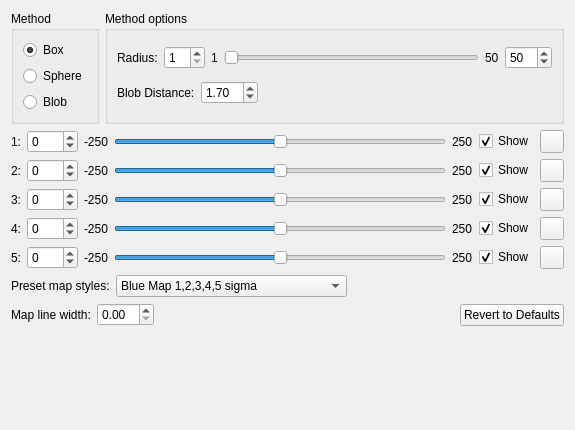
<ui version="4.0" >
 <class>ContourOptionsWidget</class>
 <widget class="QWidget" name="ContourOptions" >
  <property name="geometry" >
   <rect>
    <x>0</x>
    <y>0</y>
    <width>575</width>
    <height>430</height>
   </rect>
  </property>
  <property name="windowTitle" >
   <string>Contour Options</string>
  </property>
  <layout class="QGridLayout" name="gridLayout_2" >
   <item row="0" column="0" >
    <widget class="QGroupBox" name="methodGroupBox" >
     <property name="title" >
      <string>Method</string>
     </property>
     <layout class="QVBoxLayout" name="verticalLayout_2" >
      <item>
       <widget class="QRadioButton" name="boxMethodRadioButton" >
        <property name="text" >
         <string>Box</string>
        </property>
        <property name="checked" >
         <bool>true</bool>
        </property>
       </widget>
      </item>
      <item>
       <widget class="QRadioButton" name="sphereMethodRadioButton" >
        <property name="text" >
         <string>Sphere</string>
        </property>
       </widget>
      </item>
      <item>
       <widget class="QRadioButton" name="blobMethodRadioButton" >
        <property name="text" >
         <string>Blob</string>
        </property>
       </widget>
      </item>
     </layout>
    </widget>
   </item>
   <item row="0" column="1" >
    <widget class="QGroupBox" name="methodOptionsGroupBox" >
     <property name="title" >
      <string>Method options</string>
     </property>
     <layout class="QVBoxLayout" name="verticalLayout_3" >
      <item>
       <layout class="QHBoxLayout" name="horizontalLayout_7" >
        <item>
         <widget class="QLabel" name="radiusLabel" >
          <property name="text" >
           <string>Radius:</string>
          </property>
         </widget>
        </item>
        <item>
         <widget class="QSpinBox" name="radiusSpinBox" >
          <property name="minimum" >
           <number>1</number>
          </property>
          <property name="maximum" >
           <number>50</number>
          </property>
         </widget>
        </item>
        <item>
         <layout class="QHBoxLayout" name="horizontalLayout_6" >
          <item>
           <widget class="QLabel" name="minRadiusLabel" >
            <property name="text" >
             <string>1</string>
            </property>
           </widget>
          </item>
          <item>
           <widget class="QSlider" name="radiusSlider" >
            <property name="minimum" >
             <number>1</number>
            </property>
            <property name="maximum" >
             <number>50</number>
            </property>
            <property name="orientation" >
             <enum>Qt::Horizontal</enum>
            </property>
           </widget>
          </item>
          <item>
           <widget class="QLabel" name="maxRadiusLabel" >
            <property name="text" >
             <string>50</string>
            </property>
           </widget>
          </item>
         </layout>
        </item>
        <item>
         <widget class="QSpinBox" name="maxRadiusSpinBox" >
          <property name="maximum" >
           <number>200</number>
          </property>
          <property name="value" >
           <number>50</number>
          </property>
         </widget>
        </item>
       </layout>
      </item>
      <item>
       <layout class="QHBoxLayout" name="horizontalLayout_8" >
        <item>
         <widget class="QLabel" name="blobDistanceLabel" >
          <property name="text" >
           <string>Blob Distance:</string>
          </property>
         </widget>
        </item>
        <item>
         <widget class="QDoubleSpinBox" name="blobDistanceSpinBox" >
          <property name="value" >
           <double>1.700000000000000</double>
          </property>
         </widget>
        </item>
        <item>
         <spacer name="horizontalSpacer" >
          <property name="orientation" >
           <enum>Qt::Horizontal</enum>
          </property>
          <property name="sizeHint" stdset="0" >
           <size>
            <width>40</width>
            <height>20</height>
           </size>
          </property>
         </spacer>
        </item>
       </layout>
      </item>
     </layout>
    </widget>
   </item>
   <item row="1" column="0" colspan="2" >
    <layout class="QGridLayout" name="gridLayout" >
     <item row="0" column="0" >
      <widget class="QLabel" name="contourNumberLabel_0" >
       <property name="text" >
        <string>1:</string>
       </property>
      </widget>
     </item>
     <item row="0" column="1" >
      <widget class="QSpinBox" name="contourSpinBox_0" >
       <property name="minimum" >
        <number>-250</number>
       </property>
       <property name="maximum" >
        <number>250</number>
       </property>
      </widget>
     </item>
     <item row="0" column="2" >
      <widget class="QLabel" name="minLabel_0" >
       <property name="text" >
        <string>-250</string>
       </property>
      </widget>
     </item>
     <item row="0" column="3" >
      <widget class="QSlider" name="contourSlider_0" >
       <property name="minimum" >
        <number>-250</number>
       </property>
       <property name="maximum" >
        <number>250</number>
       </property>
       <property name="orientation" >
        <enum>Qt::Horizontal</enum>
       </property>
       <property name="tickPosition" >
        <enum>QSlider::NoTicks</enum>
       </property>
      </widget>
     </item>
     <item row="0" column="4" >
      <widget class="QLabel" name="maxLabel_0" >
       <property name="text" >
        <string>250</string>
       </property>
      </widget>
     </item>
     <item row="0" column="5" >
      <widget class="QCheckBox" name="showBox_0" >
       <property name="text" >
        <string>Show</string>
       </property>
       <property name="checked" >
        <bool>true</bool>
       </property>
      </widget>
     </item>
     <item row="0" column="6" >
      <widget class="QToolButton" name="colorButton_0" >
       <property name="text" >
        <string/>
       </property>
      </widget>
     </item>
     <item row="1" column="0" >
      <widget class="QLabel" name="contourNumberLabel_1" >
       <property name="text" >
        <string>2:</string>
       </property>
      </widget>
     </item>
     <item row="1" column="1" >
      <widget class="QSpinBox" name="contourSpinBox_1" >
       <property name="minimum" >
        <number>-250</number>
       </property>
       <property name="maximum" >
        <number>250</number>
       </property>
      </widget>
     </item>
     <item row="1" column="2" >
      <widget class="QLabel" name="minLabel_1" >
       <property name="text" >
        <string>-250</string>
       </property>
      </widget>
     </item>
     <item row="1" column="3" >
      <widget class="QSlider" name="contourSlider_1" >
       <property name="minimum" >
        <number>-250</number>
       </property>
       <property name="maximum" >
        <number>250</number>
       </property>
       <property name="orientation" >
        <enum>Qt::Horizontal</enum>
       </property>
       <property name="tickPosition" >
        <enum>QSlider::NoTicks</enum>
       </property>
      </widget>
     </item>
     <item row="1" column="4" >
      <widget class="QLabel" name="maxLabel_1" >
       <property name="text" >
        <string>250</string>
       </property>
      </widget>
     </item>
     <item row="1" column="5" >
      <widget class="QCheckBox" name="showBox_1" >
       <property name="text" >
        <string>Show</string>
       </property>
       <property name="checked" >
        <bool>true</bool>
       </property>
      </widget>
     </item>
     <item row="1" column="6" >
      <widget class="QToolButton" name="colorButton_1" >
       <property name="text" >
        <string/>
       </property>
      </widget>
     </item>
     <item row="2" column="0" >
      <widget class="QLabel" name="contourNumberLabel_2" >
       <property name="text" >
        <string>3:</string>
       </property>
      </widget>
     </item>
     <item row="2" column="1" >
      <widget class="QSpinBox" name="contourSpinBox_2" >
       <property name="minimum" >
        <number>-250</number>
       </property>
       <property name="maximum" >
        <number>250</number>
       </property>
      </widget>
     </item>
     <item row="2" column="2" >
      <widget class="QLabel" name="minLabel_2" >
       <property name="text" >
        <string>-250</string>
       </property>
      </widget>
     </item>
     <item row="2" column="3" >
      <widget class="QSlider" name="contourSlider_2" >
       <property name="minimum" >
        <number>-250</number>
       </property>
       <property name="maximum" >
        <number>250</number>
       </property>
       <property name="orientation" >
        <enum>Qt::Horizontal</enum>
       </property>
       <property name="tickPosition" >
        <enum>QSlider::NoTicks</enum>
       </property>
      </widget>
     </item>
     <item row="2" column="4" >
      <widget class="QLabel" name="maxLabel_2" >
       <property name="text" >
        <string>250</string>
       </property>
      </widget>
     </item>
     <item row="2" column="5" >
      <widget class="QCheckBox" name="showBox_2" >
       <property name="text" >
        <string>Show</string>
       </property>
       <property name="checked" >
        <bool>true</bool>
       </property>
      </widget>
     </item>
     <item row="2" column="6" >
      <widget class="QToolButton" name="colorButton_2" >
       <property name="text" >
        <string/>
       </property>
      </widget>
     </item>
     <item row="3" column="0" >
      <widget class="QLabel" name="contourNumberLabel_3" >
       <property name="text" >
        <string>4:</string>
       </property>
      </widget>
     </item>
     <item row="3" column="1" >
      <widget class="QSpinBox" name="contourSpinBox_3" >
       <property name="minimum" >
        <number>-250</number>
       </property>
       <property name="maximum" >
        <number>250</number>
       </property>
      </widget>
     </item>
     <item row="3" column="2" >
      <widget class="QLabel" name="minLabel_3" >
       <property name="text" >
        <string>-250</string>
       </property>
      </widget>
     </item>
     <item row="3" column="3" >
      <widget class="QSlider" name="contourSlider_3" >
       <property name="minimum" >
        <number>-250</number>
       </property>
       <property name="maximum" >
        <number>250</number>
       </property>
       <property name="orientation" >
        <enum>Qt::Horizontal</enum>
       </property>
       <property name="tickPosition" >
        <enum>QSlider::NoTicks</enum>
       </property>
      </widget>
     </item>
     <item row="3" column="4" >
      <widget class="QLabel" name="maxLabel_3" >
       <property name="text" >
        <string>250</string>
       </property>
      </widget>
     </item>
     <item row="3" column="5" >
      <widget class="QCheckBox" name="showBox_3" >
       <property name="text" >
        <string>Show</string>
       </property>
       <property name="checked" >
        <bool>true</bool>
       </property>
      </widget>
     </item>
     <item row="3" column="6" >
      <widget class="QToolButton" name="colorButton_3" >
       <property name="text" >
        <string/>
       </property>
      </widget>
     </item>
     <item row="4" column="0" >
      <widget class="QLabel" name="contourNumberLabel_4" >
       <property name="text" >
        <string>5:</string>
       </property>
      </widget>
     </item>
     <item row="4" column="1" >
      <widget class="QSpinBox" name="contourSpinBox_4" >
       <property name="minimum" >
        <number>-250</number>
       </property>
       <property name="maximum" >
        <number>250</number>
       </property>
      </widget>
     </item>
     <item row="4" column="2" >
      <widget class="QLabel" name="minLabel_4" >
       <property name="text" >
        <string>-250</string>
       </property>
      </widget>
     </item>
     <item row="4" column="3" >
      <widget class="QSlider" name="contourSlider_4" >
       <property name="minimum" >
        <number>-250</number>
       </property>
       <property name="maximum" >
        <number>250</number>
       </property>
       <property name="orientation" >
        <enum>Qt::Horizontal</enum>
       </property>
       <property name="tickPosition" >
        <enum>QSlider::NoTicks</enum>
       </property>
      </widget>
     </item>
     <item row="4" column="4" >
      <widget class="QLabel" name="maxLabel_4" >
       <property name="text" >
        <string>250</string>
       </property>
      </widget>
     </item>
     <item row="4" column="5" >
      <widget class="QCheckBox" name="showBox_4" >
       <property name="text" >
        <string>Show</string>
       </property>
       <property name="checked" >
        <bool>true</bool>
       </property>
      </widget>
     </item>
     <item row="4" column="6" >
      <widget class="QToolButton" name="colorButton_4" >
       <property name="text" >
        <string/>
       </property>
      </widget>
     </item>
    </layout>
   </item>
   <item row="2" column="0" colspan="2" >
    <layout class="QHBoxLayout" name="horizontalLayout_10" >
     <item>
      <widget class="QLabel" name="mapStylesLabel" >
       <property name="layoutDirection" >
        <enum>Qt::LeftToRight</enum>
       </property>
       <property name="text" >
        <string>Preset map styles:</string>
       </property>
      </widget>
     </item>
     <item>
      <widget class="QComboBox" name="mapStylesComboBox" >
       <item>
        <property name="text" >
         <string>Blue Map 1,2,3,4,5 sigma</string>
        </property>
       </item>
       <item>
        <property name="text" >
         <string>Single Level Blue 1 sigma</string>
        </property>
       </item>
       <item>
        <property name="text" >
         <string>Green Map 1,2,3,4,5 Level</string>
        </property>
       </item>
       <item>
        <property name="text" >
         <string>Single Level Green 1 sigma</string>
        </property>
       </item>
       <item>
        <property name="text" >
         <string>Difference Map -4, -3, 3, 4, 5 sigma</string>
        </property>
       </item>
       <item>
        <property name="text" >
         <string>Difference Map -3 red, +3 blue sigma</string>
        </property>
       </item>
      </widget>
     </item>
     <item>
      <spacer name="horizontalSpacer_2" >
       <property name="orientation" >
        <enum>Qt::Horizontal</enum>
       </property>
       <property name="sizeHint" stdset="0" >
        <size>
         <width>40</width>
         <height>20</height>
        </size>
       </property>
      </spacer>
     </item>
    </layout>
   </item>
   <item row="3" column="0" colspan="2" >
    <layout class="QHBoxLayout" name="horizontalLayout_11" >
     <item>
      <widget class="QLabel" name="lineWidthLabel" >
       <property name="text" >
        <string>Map line width:</string>
       </property>
      </widget>
     </item>
     <item>
      <widget class="QDoubleSpinBox" name="lineWidthSpinBox" >
       <property name="maximum" >
        <double>10.000000000000000</double>
       </property>
      </widget>
     </item>
     <item>
      <spacer name="horizontalSpacer_4" >
       <property name="orientation" >
        <enum>Qt::Horizontal</enum>
       </property>
       <property name="sizeHint" stdset="0" >
        <size>
         <width>418</width>
         <height>24</height>
        </size>
       </property>
      </spacer>
     </item>
     <item>
      <widget class="QPushButton" name="revertPushButton" >
       <property name="text" >
        <string>Revert to Defaults</string>
       </property>
      </widget>
     </item>
    </layout>
   </item>
   <item row="4" column="0" >
    <spacer name="verticalSpacer" >
     <property name="orientation" >
      <enum>Qt::Vertical</enum>
     </property>
     <property name="sizeHint" stdset="0" >
      <size>
       <width>20</width>
       <height>0</height>
      </size>
     </property>
    </spacer>
   </item>
  </layout>
 </widget>
 <resources/>
 <connections>
  <connection>
   <sender>contourSpinBox_1</sender>
   <signal>valueChanged(int)</signal>
   <receiver>contourSlider_1</receiver>
   <slot>setValue(int)</slot>
   <hints>
    <hint type="sourcelabel" >
     <x>80</x>
     <y>201</y>
    </hint>
    <hint type="destinationlabel" >
     <x>321</x>
     <y>199</y>
    </hint>
   </hints>
  </connection>
  <connection>
   <sender>contourSpinBox_2</sender>
   <signal>valueChanged(int)</signal>
   <receiver>contourSlider_2</receiver>
   <slot>setValue(int)</slot>
   <hints>
    <hint type="sourcelabel" >
     <x>83</x>
     <y>240</y>
    </hint>
    <hint type="destinationlabel" >
     <x>317</x>
     <y>238</y>
    </hint>
   </hints>
  </connection>
  <connection>
   <sender>contourSpinBox_3</sender>
   <signal>valueChanged(int)</signal>
   <receiver>contourSlider_3</receiver>
   <slot>setValue(int)</slot>
   <hints>
    <hint type="sourcelabel" >
     <x>89</x>
     <y>279</y>
    </hint>
    <hint type="destinationlabel" >
     <x>350</x>
     <y>277</y>
    </hint>
   </hints>
  </connection>
  <connection>
   <sender>contourSpinBox_4</sender>
   <signal>valueChanged(int)</signal>
   <receiver>contourSlider_4</receiver>
   <slot>setValue(int)</slot>
   <hints>
    <hint type="sourcelabel" >
     <x>98</x>
     <y>318</y>
    </hint>
    <hint type="destinationlabel" >
     <x>313</x>
     <y>316</y>
    </hint>
   </hints>
  </connection>
  <connection>
   <sender>contourSpinBox_0</sender>
   <signal>valueChanged(int)</signal>
   <receiver>contourSlider_0</receiver>
   <slot>setValue(int)</slot>
   <hints>
    <hint type="sourcelabel" >
     <x>88</x>
     <y>162</y>
    </hint>
    <hint type="destinationlabel" >
     <x>327</x>
     <y>160</y>
    </hint>
   </hints>
  </connection>
  <connection>
   <sender>contourSlider_1</sender>
   <signal>valueChanged(int)</signal>
   <receiver>contourSpinBox_1</receiver>
   <slot>setValue(int)</slot>
   <hints>
    <hint type="sourcelabel" >
     <x>390</x>
     <y>199</y>
    </hint>
    <hint type="destinationlabel" >
     <x>82</x>
     <y>201</y>
    </hint>
   </hints>
  </connection>
  <connection>
   <sender>contourSlider_2</sender>
   <signal>valueChanged(int)</signal>
   <receiver>contourSpinBox_2</receiver>
   <slot>setValue(int)</slot>
   <hints>
    <hint type="sourcelabel" >
     <x>405</x>
     <y>238</y>
    </hint>
    <hint type="destinationlabel" >
     <x>71</x>
     <y>240</y>
    </hint>
   </hints>
  </connection>
  <connection>
   <sender>contourSlider_3</sender>
   <signal>valueChanged(int)</signal>
   <receiver>contourSpinBox_3</receiver>
   <slot>setValue(int)</slot>
   <hints>
    <hint type="sourcelabel" >
     <x>403</x>
     <y>277</y>
    </hint>
    <hint type="destinationlabel" >
     <x>98</x>
     <y>279</y>
    </hint>
   </hints>
  </connection>
  <connection>
   <sender>contourSlider_4</sender>
   <signal>valueChanged(int)</signal>
   <receiver>contourSpinBox_4</receiver>
   <slot>setValue(int)</slot>
   <hints>
    <hint type="sourcelabel" >
     <x>395</x>
     <y>316</y>
    </hint>
    <hint type="destinationlabel" >
     <x>98</x>
     <y>318</y>
    </hint>
   </hints>
  </connection>
  <connection>
   <sender>contourSlider_0</sender>
   <signal>valueChanged(int)</signal>
   <receiver>contourSpinBox_0</receiver>
   <slot>setValue(int)</slot>
   <hints>
    <hint type="sourcelabel" >
     <x>452</x>
     <y>160</y>
    </hint>
    <hint type="destinationlabel" >
     <x>95</x>
     <y>162</y>
    </hint>
   </hints>
  </connection>
  <connection>
   <sender>maxRadiusSpinBox</sender>
   <signal>valueChanged(int)</signal>
   <receiver>maxRadiusLabel</receiver>
   <slot>setNum(int)</slot>
   <hints>
    <hint type="sourcelabel" >
     <x>517</x>
     <y>52</y>
    </hint>
    <hint type="destinationlabel" >
     <x>482</x>
     <y>52</y>
    </hint>
   </hints>
  </connection>
  <connection>
   <sender>radiusSlider</sender>
   <signal>valueChanged(int)</signal>
   <receiver>radiusSpinBox</receiver>
   <slot>setValue(int)</slot>
   <hints>
    <hint type="sourcelabel" >
     <x>315</x>
     <y>49</y>
    </hint>
    <hint type="destinationlabel" >
     <x>208</x>
     <y>46</y>
    </hint>
   </hints>
  </connection>
  <connection>
   <sender>radiusSpinBox</sender>
   <signal>valueChanged(int)</signal>
   <receiver>radiusSlider</receiver>
   <slot>setValue(int)</slot>
   <hints>
    <hint type="sourcelabel" >
     <x>223</x>
     <y>47</y>
    </hint>
    <hint type="destinationlabel" >
     <x>311</x>
     <y>54</y>
    </hint>
   </hints>
  </connection>
 </connections>
</ui>
